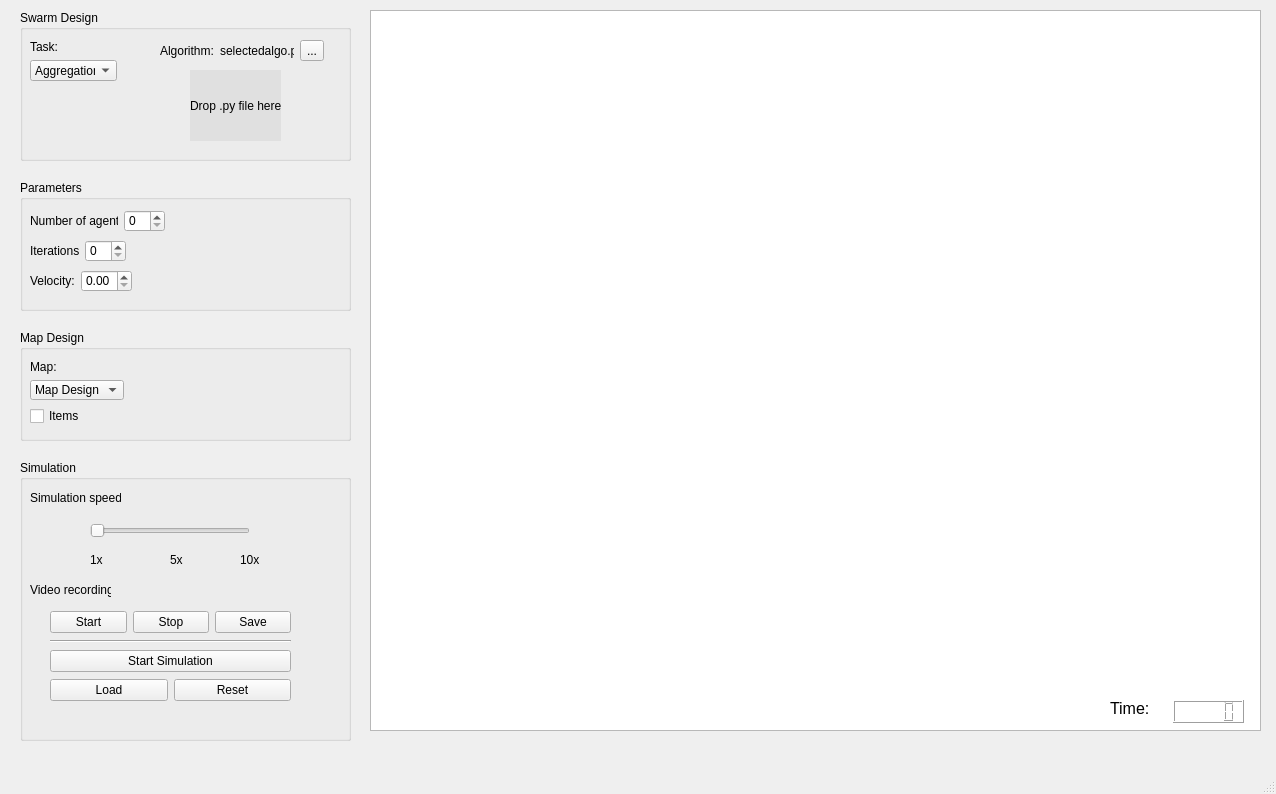
<?xml version="1.0" encoding="UTF-8"?>
<ui version="4.0">
 <class>mainWindow</class>
 <widget class="QMainWindow" name="mainWindow">
  <property name="geometry">
   <rect>
    <x>0</x>
    <y>0</y>
    <width>1276</width>
    <height>794</height>
   </rect>
  </property>
  <property name="windowTitle">
   <string>MainWindow</string>
  </property>
  <widget class="QWidget" name="centralWidget">
   <widget class="QGroupBox" name="swarmDesignGroupBox">
    <property name="geometry">
     <rect>
      <x>20</x>
      <y>10</y>
      <width>331</width>
      <height>151</height>
     </rect>
    </property>
    <property name="autoFillBackground">
     <bool>true</bool>
    </property>
    <property name="title">
     <string>Swarm Design</string>
    </property>
    <widget class="QFrame" name="dropFrame">
     <property name="geometry">
      <rect>
       <x>170</x>
       <y>60</y>
       <width>91</width>
       <height>71</height>
      </rect>
     </property>
     <property name="mouseTracking">
      <bool>true</bool>
     </property>
     <property name="acceptDrops">
      <bool>true</bool>
     </property>
     <property name="autoFillBackground">
      <bool>false</bool>
     </property>
     <property name="styleSheet">
      <string notr="true">background-color: #E0E0E0</string>
     </property>
     <property name="frameShape">
      <enum>QFrame::StyledPanel</enum>
     </property>
     <property name="frameShadow">
      <enum>QFrame::Raised</enum>
     </property>
     <widget class="QLabel" name="dropAlgoLabel">
      <property name="geometry">
       <rect>
        <x>0</x>
        <y>0</y>
        <width>91</width>
        <height>71</height>
       </rect>
      </property>
      <property name="text">
       <string>Drop .py file here</string>
      </property>
     </widget>
    </widget>
    <widget class="QWidget" name="">
     <property name="geometry">
      <rect>
       <x>140</x>
       <y>30</y>
       <width>164</width>
       <height>21</height>
      </rect>
     </property>
     <layout class="QHBoxLayout" name="horizontalLayout_4">
      <item>
       <widget class="QLabel" name="algorithmLabel">
        <property name="text">
         <string>Algorithm:</string>
        </property>
       </widget>
      </item>
      <item>
       <widget class="QLabel" name="selectedAlgoLabel">
        <property name="text">
         <string>selectedalgo.py</string>
        </property>
       </widget>
      </item>
      <item>
       <widget class="QToolButton" name="algorithmToolButton">
        <property name="text">
         <string>...</string>
        </property>
       </widget>
      </item>
     </layout>
    </widget>
    <widget class="QWidget" name="">
     <property name="geometry">
      <rect>
       <x>10</x>
       <y>30</y>
       <width>87</width>
       <height>41</height>
      </rect>
     </property>
     <layout class="QVBoxLayout" name="verticalLayout_2">
      <item>
       <widget class="QLabel" name="taskLabel">
        <property name="text">
         <string>Task:</string>
        </property>
        <property name="buddy">
         <cstring>taskComboBox</cstring>
        </property>
       </widget>
      </item>
      <item>
       <widget class="QComboBox" name="taskComboBox">
        <item>
         <property name="text">
          <string>Aggregation</string>
         </property>
        </item>
        <item>
         <property name="text">
          <string>Exploration</string>
         </property>
        </item>
        <item>
         <property name="text">
          <string>Foraging</string>
         </property>
        </item>
       </widget>
      </item>
     </layout>
    </widget>
   </widget>
   <widget class="QGroupBox" name="parametersGroupBox">
    <property name="geometry">
     <rect>
      <x>20</x>
      <y>180</y>
      <width>331</width>
      <height>131</height>
     </rect>
    </property>
    <property name="autoFillBackground">
     <bool>true</bool>
    </property>
    <property name="title">
     <string>Parameters</string>
    </property>
    <widget class="QWidget" name="">
     <property name="geometry">
      <rect>
       <x>10</x>
       <y>90</y>
       <width>102</width>
       <height>22</height>
      </rect>
     </property>
     <layout class="QHBoxLayout" name="horizontalLayout_2">
      <item>
       <widget class="QLabel" name="velocityLabel">
        <property name="text">
         <string>Velocity:</string>
        </property>
        <property name="buddy">
         <cstring>velocityDoubleSpinBox</cstring>
        </property>
       </widget>
      </item>
      <item>
       <widget class="QDoubleSpinBox" name="velocityDoubleSpinBox"/>
      </item>
     </layout>
    </widget>
    <widget class="QWidget" name="">
     <property name="geometry">
      <rect>
       <x>10</x>
       <y>60</y>
       <width>96</width>
       <height>22</height>
      </rect>
     </property>
     <layout class="QHBoxLayout" name="horizontalLayout">
      <item>
       <widget class="QLabel" name="iterationLabel">
        <property name="text">
         <string>Iterations:</string>
        </property>
        <property name="buddy">
         <cstring>iterationSpinBox</cstring>
        </property>
       </widget>
      </item>
      <item>
       <widget class="QSpinBox" name="iterationSpinBox"/>
      </item>
     </layout>
    </widget>
    <widget class="QWidget" name="">
     <property name="geometry">
      <rect>
       <x>10</x>
       <y>30</y>
       <width>135</width>
       <height>22</height>
      </rect>
     </property>
     <layout class="QHBoxLayout" name="horizontalLayout_3">
      <item>
       <widget class="QLabel" name="agentNumberLabel">
        <property name="text">
         <string>Number of agents:</string>
        </property>
        <property name="buddy">
         <cstring>agentNumberSpinBox</cstring>
        </property>
       </widget>
      </item>
      <item>
       <widget class="QSpinBox" name="agentNumberSpinBox"/>
      </item>
     </layout>
    </widget>
   </widget>
   <widget class="QGroupBox" name="mapGroupBox">
    <property name="geometry">
     <rect>
      <x>20</x>
      <y>330</y>
      <width>331</width>
      <height>111</height>
     </rect>
    </property>
    <property name="autoFillBackground">
     <bool>true</bool>
    </property>
    <property name="title">
     <string>Map Design</string>
    </property>
    <widget class="QWidget" name="">
     <property name="geometry">
      <rect>
       <x>10</x>
       <y>30</y>
       <width>94</width>
       <height>66</height>
      </rect>
     </property>
     <layout class="QVBoxLayout" name="verticalLayout_4">
      <item>
       <layout class="QVBoxLayout" name="verticalLayout_3">
        <item>
         <widget class="QLabel" name="mapLabel">
          <property name="text">
           <string>Map:</string>
          </property>
         </widget>
        </item>
        <item>
         <widget class="QComboBox" name="mapComboBox">
          <item>
           <property name="text">
            <string>Map Design 1</string>
           </property>
          </item>
          <item>
           <property name="text">
            <string>Map Design 2</string>
           </property>
          </item>
          <item>
           <property name="text">
            <string>Map Design 3</string>
           </property>
          </item>
         </widget>
        </item>
       </layout>
      </item>
      <item>
       <widget class="QCheckBox" name="itemCheckBox">
        <property name="text">
         <string>Items</string>
        </property>
       </widget>
      </item>
     </layout>
    </widget>
   </widget>
   <widget class="QGroupBox" name="simulationGoupBox">
    <property name="geometry">
     <rect>
      <x>20</x>
      <y>460</y>
      <width>331</width>
      <height>281</height>
     </rect>
    </property>
    <property name="autoFillBackground">
     <bool>true</bool>
    </property>
    <property name="title">
     <string>Simulation</string>
    </property>
    <widget class="QLabel" name="simulationSpeedLabel">
     <property name="geometry">
      <rect>
       <x>10</x>
       <y>30</y>
       <width>91</width>
       <height>16</height>
      </rect>
     </property>
     <property name="text">
      <string>Simulation speed:</string>
     </property>
     <property name="buddy">
      <cstring>simulationSpeedHorizontalSlider</cstring>
     </property>
    </widget>
    <widget class="QLabel" name="videoRecordingLabel">
     <property name="geometry">
      <rect>
       <x>10</x>
       <y>120</y>
       <width>81</width>
       <height>20</height>
      </rect>
     </property>
     <property name="text">
      <string>Video recording:</string>
     </property>
    </widget>
    <widget class="QSlider" name="simulationSpeedHorizontalSlider">
     <property name="geometry">
      <rect>
       <x>70</x>
       <y>60</y>
       <width>160</width>
       <height>22</height>
      </rect>
     </property>
     <property name="orientation">
      <enum>Qt::Horizontal</enum>
     </property>
    </widget>
    <widget class="QLabel" name="x1Label">
     <property name="geometry">
      <rect>
       <x>70</x>
       <y>90</y>
       <width>20</width>
       <height>20</height>
      </rect>
     </property>
     <property name="text">
      <string>1x</string>
     </property>
    </widget>
    <widget class="QLabel" name="x5Label">
     <property name="geometry">
      <rect>
       <x>150</x>
       <y>90</y>
       <width>20</width>
       <height>20</height>
      </rect>
     </property>
     <property name="text">
      <string>5x</string>
     </property>
    </widget>
    <widget class="QLabel" name="x10Label">
     <property name="geometry">
      <rect>
       <x>220</x>
       <y>90</y>
       <width>21</width>
       <height>20</height>
      </rect>
     </property>
     <property name="text">
      <string>10x</string>
     </property>
    </widget>
    <widget class="QWidget" name="">
     <property name="geometry">
      <rect>
       <x>30</x>
       <y>150</y>
       <width>241</width>
       <height>96</height>
      </rect>
     </property>
     <layout class="QVBoxLayout" name="verticalLayout_5">
      <item>
       <layout class="QHBoxLayout" name="horizontalLayout_5">
        <item>
         <widget class="QPushButton" name="startPushButton">
          <property name="text">
           <string>Start</string>
          </property>
         </widget>
        </item>
        <item>
         <widget class="QPushButton" name="stopPushButton">
          <property name="text">
           <string>Stop</string>
          </property>
         </widget>
        </item>
        <item>
         <widget class="QPushButton" name="savePushButton">
          <property name="text">
           <string>Save</string>
          </property>
         </widget>
        </item>
       </layout>
      </item>
      <item>
       <widget class="Line" name="horizontalLine">
        <property name="orientation">
         <enum>Qt::Horizontal</enum>
        </property>
       </widget>
      </item>
      <item>
       <widget class="QPushButton" name="startSimulationPushButton">
        <property name="text">
         <string>Start Simulation</string>
        </property>
       </widget>
      </item>
      <item>
       <layout class="QHBoxLayout" name="horizontalLayout_6">
        <item>
         <widget class="QPushButton" name="loadPushButton">
          <property name="text">
           <string>Load</string>
          </property>
         </widget>
        </item>
        <item>
         <widget class="QPushButton" name="resetPushButton">
          <property name="text">
           <string>Reset</string>
          </property>
         </widget>
        </item>
       </layout>
      </item>
     </layout>
    </widget>
   </widget>
   <widget class="QGraphicsView" name="simulationGraphicsView">
    <property name="geometry">
     <rect>
      <x>370</x>
      <y>10</y>
      <width>891</width>
      <height>721</height>
     </rect>
    </property>
   </widget>
   <widget class="QLCDNumber" name="timeLcdNumber">
    <property name="geometry">
     <rect>
      <x>1173</x>
      <y>700</y>
      <width>71</width>
      <height>23</height>
     </rect>
    </property>
   </widget>
   <widget class="QLabel" name="timeLabel">
    <property name="geometry">
     <rect>
      <x>1110</x>
      <y>700</y>
      <width>71</width>
      <height>16</height>
     </rect>
    </property>
    <property name="font">
     <font>
      <pointsize>12</pointsize>
     </font>
    </property>
    <property name="text">
     <string>Time:</string>
    </property>
   </widget>
   <widget class="QWidget" name="">
    <property name="geometry">
     <rect>
      <x>0</x>
      <y>0</y>
      <width>2</width>
      <height>2</height>
     </rect>
    </property>
    <layout class="QVBoxLayout" name="verticalLayout"/>
   </widget>
  </widget>
  <widget class="QMenuBar" name="menuBar">
   <property name="geometry">
    <rect>
     <x>0</x>
     <y>0</y>
     <width>1276</width>
     <height>21</height>
    </rect>
   </property>
  </widget>
  <widget class="QStatusBar" name="statusBar"/>
 </widget>
 <tabstops>
  <tabstop>simulationSpeedHorizontalSlider</tabstop>
  <tabstop>startPushButton</tabstop>
  <tabstop>stopPushButton</tabstop>
  <tabstop>savePushButton</tabstop>
  <tabstop>startSimulationPushButton</tabstop>
  <tabstop>loadPushButton</tabstop>
  <tabstop>resetPushButton</tabstop>
  <tabstop>simulationGraphicsView</tabstop>
 </tabstops>
 <resources/>
 <connections/>
</ui>
